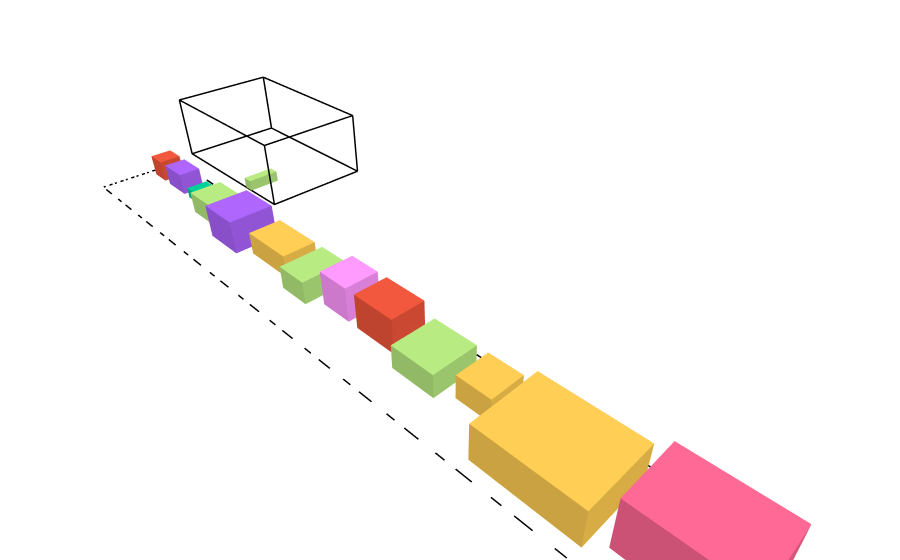

Source (notebook cell):
### Markdown cell above
## **Pengujian 2**

Dalam pengujian kedua, akan digunakan dataset berikut dengan $1$ truk dan $19$ paket.

### Code cell
trucks_2 = [
   Truck("T1", 10, 16, 6, 250)
]
packages_2 = [
   Package("A1", 2, 2, 2, 90, 8, False, 1),
   Package("A2", 2, 3, 2, 85, 10, False, 2),
   Package("A3", 1, 3, 1, 70, 5, True, 1),
   Package("A4", 2, 2, 1, 65, 6, False, 3),
   
   Package("B1", 3, 4, 2, 100, 18, False, 4),
   Package("B2", 4, 4, 3, 110, 22, False, 2),
   Package("B3", 3, 5, 2, 95, 20, True, 3),
   Package("B4", 4, 3, 2, 85, 16, False, 5),
   Package("B5", 3, 3, 3, 90, 19, False, 1),
   
   Package("H1", 3, 4, 3, 160, 45, False, 2),
   Package("H2", 4, 4, 2, 140, 38, False, 6),
   Package("H3", 3, 3, 2, 120, 32, True, 1),
   
   Package("T1", 6, 8, 3, 35, 42, False, 7),
   Package("T2", 5, 7, 4, 30, 38, False, 6),
   
   Package("S1", 1, 1, 1, 25, 2, False, 1),
   Package("S2", 1, 2, 1, 30, 3, False, 2),
   Package("S3", 2, 1, 1, 28, 3, True, 4),
   Package("S4", 1, 1, 2, 20, 2, False, 3),
   Package("S5", 2, 2, 1, 35, 4, False, 5)
]

initial_state_2 = State(packages_2, trucks_2, init="random_feasible")
draw_state(initial_state_2)

### Figure 1 — Plotly figure (JSON) as saved in the notebook; plotly's stock layout.template omitted (floating-point values rounded to 4 significant figures)
{"data": [{"hovertemplate": "%{hovertext}<extra></extra>", "hovertext": ["<b>ID:</b> T1<br><b>Size:</b> 10x16x6<br><b>Max_Capacity:</b> 250<br>", "<b>ID:</b> T1<br><b>Size:</b> 10x16x6<br><b>Max_Capacity:</b> 250<br>", "<b>ID:</b> T1<br><b>Size:</b> 10x16x6<br><b>Max_Capacity:</b> 250<br>", "<b>ID:</b> T1<br><b>Size:</b> 10x16x6<br><b>Max_Capacity:</b> 250<br>", "<b>ID:</b> T1<br><b>Size:</b> 10x16x6<br><b>Max_Capacity:</b> 250<br>", "<b>ID:</b> T1<br><b>Size:</b> 10x16x6<br><b>Max_Capacity:</b> 250<br>", "<b>ID:</b> T1<br><b>Size:</b> 10x16x6<br><b>Max_Capacity:</b> 250<br>", "<b>ID:</b> T1<br><b>Size:</b> 10x16x6<br><b>Max_Capacity:</b> 250<br>", "<b>ID:</b> T1<br><b>Size:</b> 10x16x6<br><b>Max_Capacity:</b> 250<br>", "<b>ID:</b> T1<br><b>Size:</b> 10x16x6<br><b>Max_Capacity:</b> 250<br>", "<b>ID:</b> T1<br><b>Size:</b> 10x16x6<br><b>Max_Capacity:</b> 250<br>", "<b>ID:</b> T1<br><b>Size:</b> 10x16x6<br><b>Max_Capacity:</b> 250<br>", "<b>ID:</b> T1<br><b>Size:</b> 10x16x6<br><b>Max_Capacity:</b> 250<br>", "<b>ID:</b> T1<br><b>Size:</b> 10x16x6<br><b>Max_Capacity:</b> 250<br>", "<b>ID:</b> T1<br><b>Size:</b> 10x16x6<br><b>Max_Capacity:</b> 250<br>", "<b>ID:</b> T1<br><b>Size:</b> 10x16x6<br><b>Max_Capacity:</b> 250<br>", "<b>ID:</b> T1<br><b>Size:</b> 10x16x6<br><b>Max_Capacity:</b> 250<br>", "<b>ID:</b> T1<br><b>Size:</b> 10x16x6<br><b>Max_Capacity:</b> 250<br>", "<b>ID:</b> T1<br><b>Size:</b> 10x16x6<br><b>Max_Capacity:</b> 250<br>", "<b>ID:</b> T1<br><b>Size:</b> 10x16x6<br><b>Max_Capacity:</b> 250<br>", "<b>ID:</b> T1<br><b>Size:</b> 10x16x6<br><b>Max_Capacity:</b> 250<br>", "<b>ID:</b> T1<br><b>Size:</b> 10x16x6<br><b>Max_Capacity:</b> 250<br>", "<b>ID:</b> T1<br><b>Size:</b> 10x16x6<br><b>Max_Capacity:</b> 250<br>", "<b>ID:</b> T1<br><b>Size:</b> 10x16x6<br><b>Max_Capacity:</b> 250<br>"], "line": {"color": "black", "width": 3}, "mode": "lines", "name": "Truck T1", "showlegend": false, "type": "scatter3d", "x": [0, 10, 10, 0, 0, null, 0, 10, 10, 0, 0, null, 0, 0, null, 10, 10, null, 10, 10, null, 0, 0, null], "y": [0, 0, 16, 16, 0, null, 0, 0, 16, 16, 0, null, 0, 0, null, 0, 0, null, 16, 16, null, 16, 16, null], "z": [0, 0, 0, 0, 0, null, 6, 6, 6, 6, 6, null, 0, 6, null, 0, 6, null, 0, 6, null, 0, 6, null]}, {"alphahull": 0, "color": "#B6E880", "flatshading": true, "hovertemplate": "%{hovertext}<extra></extra>", "hovertext": ["<b>ID:</b> A3<br><b>Position:</b> (7, 11, 0)<br><b>Size:</b> 3x1x1<br><b>Value:</b> 70<br><b>Weight:</b> 5<br><b>Is_Fragile:</b> True<br><b>ETA:</b> 1", "<b>ID:</b> A3<br><b>Position:</b> (7, 11, 0)<br><b>Size:</b> 3x1x1<br><b>Value:</b> 70<br><b>Weight:</b> 5<br><b>Is_Fragile:</b> True<br><b>ETA:</b> 1", "<b>ID:</b> A3<br><b>Position:</b> (7, 11, 0)<br><b>Size:</b> 3x1x1<br><b>Value:</b> 70<br><b>Weight:</b> 5<br><b>Is_Fragile:</b> True<br><b>ETA:</b> 1", "<b>ID:</b> A3<br><b>Position:</b> (7, 11, 0)<br><b>Size:</b> 3x1x1<br><b>Value:</b> 70<br><b>Weight:</b> 5<br><b>Is_Fragile:</b> True<br><b>ETA:</b> 1", "<b>ID:</b> A3<br><b>Position:</b> (7, 11, 0)<br><b>Size:</b> 3x1x1<br><b>Value:</b> 70<br><b>Weight:</b> 5<br><b>Is_Fragile:</b> True<br><b>ETA:</b> 1", "<b>ID:</b> A3<br><b>Position:</b> (7, 11, 0)<br><b>Size:</b> 3x1x1<br><b>Value:</b> 70<br><b>Weight:</b> 5<br><b>Is_Fragile:</b> True<br><b>ETA:</b> 1", "<b>ID:</b> A3<br><b>Position:</b> (7, 11, 0)<br><b>Size:</b> 3x1x1<br><b>Value:</b> 70<br><b>Weight:</b> 5<br><b>Is_Fragile:</b> True<br><b>ETA:</b> 1", "<b>ID:</b> A3<br><b>Position:</b> (7, 11, 0)<br><b>Size:</b> 3x1x1<br><b>Value:</b> 70<br><b>Weight:</b> 5<br><b>Is_Fragile:</b> True<br><b>ETA:</b> 1"], "name": "Package A3", "opacity": 1, "showlegend": false, "type": "mesh3d", "x": [7, 10, 10, 7, 7, 10, 10, 7], "y": [11, 11, 12, 12, 11, 11, 12, 12], "z": [0, 0, 0, 0, 1, 1, 1, 1]}, {"alphahull": 0, "color": "#EF553B", "flatshading": true, "hovertemplate": "%{hovertext}<extra></extra>", "hovertext": ["<b>ID:</b> A1<br><b>Position:</b> (1.0, 1, 0)<br><b>Size:</b> 2x2x2<br><b>Value:</b> 90<br><b>Weight:</b> 8<br><b>Is_Fragile:</b> False<br><b>ETA:</b> 1", "<b>ID:</b> A1<br><b>Position:</b> (1.0, 1, 0)<br><b>Size:</b> 2x2x2<br><b>Value:</b> 90<br><b>Weight:</b> 8<br><b>Is_Fragile:</b> False<br><b>ETA:</b> 1", "<b>ID:</b> A1<br><b>Position:</b> (1.0, 1, 0)<br><b>Size:</b> 2x2x2<br><b>Value:</b> 90<br><b>Weight:</b> 8<br><b>Is_Fragile:</b> False<br><b>ETA:</b> 1", "<b>ID:</b> A1<br><b>Position:</b> (1.0, 1, 0)<br><b>Size:</b> 2x2x2<br><b>Value:</b> 90<br><b>Weight:</b> 8<br><b>Is_Fragile:</b> False<br><b>ETA:</b> 1", "<b>ID:</b> A1<br><b>Position:</b> (1.0, 1, 0)<br><b>Size:</b> 2x2x2<br><b>Value:</b> 90<br><b>Weight:</b> 8<br><b>Is_Fragile:</b> False<br><b>ETA:</b> 1", "<b>ID:</b> A1<br><b>Position:</b> (1.0, 1, 0)<br><b>Size:</b> 2x2x2<br><b>Value:</b> 90<br><b>Weight:</b> 8<br><b>Is_Fragile:</b> False<br><b>ETA:</b> 1", "<b>ID:</b> A1<br><b>Position:</b> (1.0, 1, 0)<br><b>Size:</b> 2x2x2<br><b>Value:</b> 90<br><b>Weight:</b> 8<br><b>Is_Fragile:</b> False<br><b>ETA:</b> 1", "<b>ID:</b> A1<br><b>Position:</b> (1.0, 1, 0)<br><b>Size:</b> 2x2x2<br><b>Value:</b> 90<br><b>Weight:</b> 8<br><b>Is_Fragile:</b> False<br><b>ETA:</b> 1"], "name": "Package A1", "opacity": 1, "showlegend": false, "type": "mesh3d", "x": [13, 15, 15, 13, 13, 15, 15, 13], "y": [2, 2, 4, 4, 2, 2, 4, 4], "z": [0, 0, 0, 0, 2, 2, 2, 2]}, {"alphahull": 0, "color": "#AB63FA", "flatshading": true, "hovertemplate": "%{hovertext}<extra></extra>", "hovertext": ["<b>ID:</b> A2<br><b>Position:</b> (1.0, 4, 0)<br><b>Size:</b> 2x3x2<br><b>Value:</b> 85<br><b>Weight:</b> 10<br><b>Is_Fragile:</b> False<br><b>ETA:</b> 2", "<b>ID:</b> A2<br><b>Position:</b> (1.0, 4, 0)<br><b>Size:</b> 2x3x2<br><b>Value:</b> 85<br><b>Weight:</b> 10<br><b>Is_Fragile:</b> False<br><b>ETA:</b> 2", "<b>ID:</b> A2<br><b>Position:</b> (1.0, 4, 0)<br><b>Size:</b> 2x3x2<br><b>Value:</b> 85<br><b>Weight:</b> 10<br><b>Is_Fragile:</b> False<br><b>ETA:</b> 2", "<b>ID:</b> A2<br><b>Position:</b> (1.0, 4, 0)<br><b>Size:</b> 2x3x2<br><b>Value:</b> 85<br><b>Weight:</b> 10<br><b>Is_Fragile:</b> False<br><b>ETA:</b> 2", "<b>ID:</b> A2<br><b>Position:</b> (1.0, 4, 0)<br><b>Size:</b> 2x3x2<br><b>Value:</b> 85<br><b>Weight:</b> 10<br><b>Is_Fragile:</b> False<br><b>ETA:</b> 2", "<b>ID:</b> A2<br><b>Position:</b> (1.0, 4, 0)<br><b>Size:</b> 2x3x2<br><b>Value:</b> 85<br><b>Weight:</b> 10<br><b>Is_Fragile:</b> False<br><b>ETA:</b> 2", "<b>ID:</b> A2<br><b>Position:</b> (1.0, 4, 0)<br><b>Size:</b> 2x3x2<br><b>Value:</b> 85<br><b>Weight:</b> 10<br><b>Is_Fragile:</b> False<br><b>ETA:</b> 2", "<b>ID:</b> A2<br><b>Position:</b> (1.0, 4, 0)<br><b>Size:</b> 2x3x2<br><b>Value:</b> 85<br><b>Weight:</b> 10<br><b>Is_Fragile:</b> False<br><b>ETA:</b> 2"], "name": "Package A2", "opacity": 1, "showlegend": false, "type": "mesh3d", "x": [13, 15, 15, 13, 13, 15, 15, 13], "y": [5, 5, 8, 8, 5, 5, 8, 8], "z": [0, 0, 0, 0, 2, 2, 2, 2]}, {"alphahull": 0, "color": "#00CC96", "flatshading": true, "hovertemplate": "%{hovertext}<extra></extra>", "hovertext": ["<b>ID:</b> A4<br><b>Position:</b> (1.0, 8, 0)<br><b>Size:</b> 2x2x1<br><b>Value:</b> 65<br><b>Weight:</b> 6<br><b>Is_Fragile:</b> False<br><b>ETA:</b> 3", "<b>ID:</b> A4<br><b>Position:</b> (1.0, 8, 0)<br><b>Size:</b> 2x2x1<br><b>Value:</b> 65<br><b>Weight:</b> 6<br><b>Is_Fragile:</b> False<br><b>ETA:</b> 3", "<b>ID:</b> A4<br><b>Position:</b> (1.0, 8, 0)<br><b>Size:</b> 2x2x1<br><b>Value:</b> 65<br><b>Weight:</b> 6<br><b>Is_Fragile:</b> False<br><b>ETA:</b> 3", "<b>ID:</b> A4<br><b>Position:</b> (1.0, 8, 0)<br><b>Size:</b> 2x2x1<br><b>Value:</b> 65<br><b>Weight:</b> 6<br><b>Is_Fragile:</b> False<br><b>ETA:</b> 3", "<b>ID:</b> A4<br><b>Position:</b> (1.0, 8, 0)<br><b>Size:</b> 2x2x1<br><b>Value:</b> 65<br><b>Weight:</b> 6<br><b>Is_Fragile:</b> False<br><b>ETA:</b> 3", "<b>ID:</b> A4<br><b>Position:</b> (1.0, 8, 0)<br><b>Size:</b> 2x2x1<br><b>Value:</b> 65<br><b>Weight:</b> 6<br><b>Is_Fragile:</b> False<br><b>ETA:</b> 3", "<b>ID:</b> A4<br><b>Position:</b> (1.0, 8, 0)<br><b>Size:</b> 2x2x1<br><b>Value:</b> 65<br><b>Weight:</b> 6<br><b>Is_Fragile:</b> False<br><b>ETA:</b> 3", "<b>ID:</b> A4<br><b>Position:</b> (1.0, 8, 0)<br><b>Size:</b> 2x2x1<br><b>Value:</b> 65<br><b>Weight:</b> 6<br><b>Is_Fragile:</b> False<br><b>ETA:</b> 3"], "name": "Package A4", "opacity": 1, "showlegend": false, "type": "mesh3d", "x": [13, 15, 15, 13, 13, 15, 15, 13], "y": [9, 9, 11, 11, 9, 9, 11, 11], "z": [0, 0, 0, 0, 1, 1, 1, 1]}, {"alphahull": 0, "color": "#B6E880", "flatshading": true, "hovertemplate": "%{hovertext}<extra></extra>", "hovertext": ["<b>ID:</b> B1<br><b>Position:</b> (1.0, 11, 0)<br><b>Size:</b> 3x4x2<br><b>Value:</b> 100<br><b>Weight:</b> 18<br><b>Is_Fragile:</b> False<br><b>ETA:</b> 4", "<b>ID:</b> B1<br><b>Position:</b> (1.0, 11, 0)<br><b>Size:</b> 3x4x2<br><b>Value:</b> 100<br><b>Weight:</b> 18<br><b>Is_Fragile:</b> False<br><b>ETA:</b> 4", "<b>ID:</b> B1<br><b>Position:</b> (1.0, 11, 0)<br><b>Size:</b> 3x4x2<br><b>Value:</b> 100<br><b>Weight:</b> 18<br><b>Is_Fragile:</b> False<br><b>ETA:</b> 4", "<b>ID:</b> B1<br><b>Position:</b> (1.0, 11, 0)<br><b>Size:</b> 3x4x2<br><b>Value:</b> 100<br><b>Weight:</b> 18<br><b>Is_Fragile:</b> False<br><b>ETA:</b> 4", "<b>ID:</b> B1<br><b>Position:</b> (1.0, 11, 0)<br><b>Size:</b> 3x4x2<br><b>Value:</b> 100<br><b>Weight:</b> 18<br><b>Is_Fragile:</b> False<br><b>ETA:</b> 4", "<b>ID:</b> B1<br><b>Position:</b> (1.0, 11, 0)<br><b>Size:</b> 3x4x2<br><b>Value:</b> 100<br><b>Weight:</b> 18<br><b>Is_Fragile:</b> False<br><b>ETA:</b> 4", "<b>ID:</b> B1<br><b>Position:</b> (1.0, 11, 0)<br><b>Size:</b> 3x4x2<br><b>Value:</b> 100<br><b>Weight:</b> 18<br><b>Is_Fragile:</b> False<br><b>ETA:</b> 4", "<b>ID:</b> B1<br><b>Position:</b> (1.0, 11, 0)<br><b>Size:</b> 3x4x2<br><b>Value:</b> 100<br><b>Weight:</b> 18<br><b>Is_Fragile:</b> False<br><b>ETA:</b> 4"], "name": "Package B1", "opacity": 1, "showlegend": false, "type": "mesh3d", "x": [13, 16, 16, 13, 13, 16, 16, 13], "y": [12, 12, 16, 16, 12, 12, 16, 16], "z": [0, 0, 0, 0, 2, 2, 2, 2]}, {"alphahull": 0, "color": "#AB63FA", "flatshading": true, "hovertemplate": "%{hovertext}<extra></extra>", "hovertext": ["<b>ID:</b> B2<br><b>Position:</b> (1.0, 16, 0)<br><b>Size:</b> 4x4x3<br><b>Value:</b> 110<br><b>Weight:</b> 22<br><b>Is_Fragile:</b> False<br><b>ETA:</b> 2", "<b>ID:</b> B2<br><b>Position:</b> (1.0, 16, 0)<br><b>Size:</b> 4x4x3<br><b>Value:</b> 110<br><b>Weight:</b> 22<br><b>Is_Fragile:</b> False<br><b>ETA:</b> 2", "<b>ID:</b> B2<br><b>Position:</b> (1.0, 16, 0)<br><b>Size:</b> 4x4x3<br><b>Value:</b> 110<br><b>Weight:</b> 22<br><b>Is_Fragile:</b> False<br><b>ETA:</b> 2", "<b>ID:</b> B2<br><b>Position:</b> (1.0, 16, 0)<br><b>Size:</b> 4x4x3<br><b>Value:</b> 110<br><b>Weight:</b> 22<br><b>Is_Fragile:</b> False<br><b>ETA:</b> 2", "<b>ID:</b> B2<br><b>Position:</b> (1.0, 16, 0)<br><b>Size:</b> 4x4x3<br><b>Value:</b> 110<br><b>Weight:</b> 22<br><b>Is_Fragile:</b> False<br><b>ETA:</b> 2", "<b>ID:</b> B2<br><b>Position:</b> (1.0, 16, 0)<br><b>Size:</b> 4x4x3<br><b>Value:</b> 110<br><b>Weight:</b> 22<br><b>Is_Fragile:</b> False<br><b>ETA:</b> 2", "<b>ID:</b> B2<br><b>Position:</b> (1.0, 16, 0)<br><b>Size:</b> 4x4x3<br><b>Value:</b> 110<br><b>Weight:</b> 22<br><b>Is_Fragile:</b> False<br><b>ETA:</b> 2", "<b>ID:</b> B2<br><b>Position:</b> (1.0, 16, 0)<br><b>Size:</b> 4x4x3<br><b>Value:</b> 110<br><b>Weight:</b> 22<br><b>Is_Fragile:</b> False<br><b>ETA:</b> 2"], "name": "Package B2", "opacity": 1, "showlegend": false, "type": "mesh3d", "x": [13, 17, 17, 13, 13, 17, 17, 13], "y": [17, 17, 21, 21, 17, 17, 21, 21], "z": [0, 0, 0, 0, 3, 3, 3, 3]}, {"alphahull": 0, "color": "#FECB52", "flatshading": true, "hovertemplate": "%{hovertext}<extra></extra>", "hovertext": ["<b>ID:</b> B3<br><b>Position:</b> (1.0, 21, 0)<br><b>Size:</b> 3x5x2<br><b>Value:</b> 95<br><b>Weight:</b> 20<br><b>Is_Fragile:</b> True<br><b>ETA:</b> 3", "<b>ID:</b> B3<br><b>Position:</b> (1.0, 21, 0)<br><b>Size:</b> 3x5x2<br><b>Value:</b> 95<br><b>Weight:</b> 20<br><b>Is_Fragile:</b> True<br><b>ETA:</b> 3", "<b>ID:</b> B3<br><b>Position:</b> (1.0, 21, 0)<br><b>Size:</b> 3x5x2<br><b>Value:</b> 95<br><b>Weight:</b> 20<br><b>Is_Fragile:</b> True<br><b>ETA:</b> 3", "<b>ID:</b> B3<br><b>Position:</b> (1.0, 21, 0)<br><b>Size:</b> 3x5x2<br><b>Value:</b> 95<br><b>Weight:</b> 20<br><b>Is_Fragile:</b> True<br><b>ETA:</b> 3", "<b>ID:</b> B3<br><b>Position:</b> (1.0, 21, 0)<br><b>Size:</b> 3x5x2<br><b>Value:</b> 95<br><b>Weight:</b> 20<br><b>Is_Fragile:</b> True<br><b>ETA:</b> 3", "<b>ID:</b> B3<br><b>Position:</b> (1.0, 21, 0)<br><b>Size:</b> 3x5x2<br><b>Value:</b> 95<br><b>Weight:</b> 20<br><b>Is_Fragile:</b> True<br><b>ETA:</b> 3", "<b>ID:</b> B3<br><b>Position:</b> (1.0, 21, 0)<br><b>Size:</b> 3x5x2<br><b>Value:</b> 95<br><b>Weight:</b> 20<br><b>Is_Fragile:</b> True<br><b>ETA:</b> 3", "<b>ID:</b> B3<br><b>Position:</b> (1.0, 21, 0)<br><b>Size:</b> 3x5x2<br><b>Value:</b> 95<br><b>Weight:</b> 20<br><b>Is_Fragile:</b> True<br><b>ETA:</b> 3"], "name": "Package B3", "opacity": 1, "showlegend": false, "type": "mesh3d", "x": [13, 16, 16, 13, 13, 16, 16, 13], "y": [22, 22, 27, 27, 22, 22, 27, 27], "z": [0, 0, 0, 0, 2, 2, 2, 2]}, {"alphahull": 0, "color": "#B6E880", "flatshading": true, "hovertemplate": "%{hovertext}<extra></extra>", "hovertext": ["<b>ID:</b> B4<br><b>Position:</b> (1.0, 27, 0)<br><b>Size:</b> 4x3x2<br><b>Value:</b> 85<br><b>Weight:</b> 16<br><b>Is_Fragile:</b> False<br><b>ETA:</b> 5", "<b>ID:</b> B4<br><b>Position:</b> (1.0, 27, 0)<br><b>Size:</b> 4x3x2<br><b>Value:</b> 85<br><b>Weight:</b> 16<br><b>Is_Fragile:</b> False<br><b>ETA:</b> 5", "<b>ID:</b> B4<br><b>Position:</b> (1.0, 27, 0)<br><b>Size:</b> 4x3x2<br><b>Value:</b> 85<br><b>Weight:</b> 16<br><b>Is_Fragile:</b> False<br><b>ETA:</b> 5", "<b>ID:</b> B4<br><b>Position:</b> (1.0, 27, 0)<br><b>Size:</b> 4x3x2<br><b>Value:</b> 85<br><b>Weight:</b> 16<br><b>Is_Fragile:</b> False<br><b>ETA:</b> 5", "<b>ID:</b> B4<br><b>Position:</b> (1.0, 27, 0)<br><b>Size:</b> 4x3x2<br><b>Value:</b> 85<br><b>Weight:</b> 16<br><b>Is_Fragile:</b> False<br><b>ETA:</b> 5", "<b>ID:</b> B4<br><b>Position:</b> (1.0, 27, 0)<br><b>Size:</b> 4x3x2<br><b>Value:</b> 85<br><b>Weight:</b> 16<br><b>Is_Fragile:</b> False<br><b>ETA:</b> 5", "<b>ID:</b> B4<br><b>Position:</b> (1.0, 27, 0)<br><b>Size:</b> 4x3x2<br><b>Value:</b> 85<br><b>Weight:</b> 16<br><b>Is_Fragile:</b> False<br><b>ETA:</b> 5", "<b>ID:</b> B4<br><b>Position:</b> (1.0, 27, 0)<br><b>Size:</b> 4x3x2<br><b>Value:</b> 85<br><b>Weight:</b> 16<br><b>Is_Fragile:</b> False<br><b>ETA:</b> 5"], "name": "Package B4", "opacity": 1, "showlegend": false, "type": "mesh3d", "x": [13, 17, 17, 13, 13, 17, 17, 13], "y": [28, 28, 31, 31, 28, 28, 31, 31], "z": [0, 0, 0, 0, 2, 2, 2, 2]}, {"alphahull": 0, "color": "#FF97FF", "flatshading": true, "hovertemplate": "%{hovertext}<extra></extra>", "hovertext": ["<b>ID:</b> B5<br><b>Position:</b> (1.0, 31, 0)<br><b>Size:</b> 3x3x3<br><b>Value:</b> 90<br><b>Weight:</b> 19<br><b>Is_Fragile:</b> False<br><b>ETA:</b> 1", "<b>ID:</b> B5<br><b>Position:</b> (1.0, 31, 0)<br><b>Size:</b> 3x3x3<br><b>Value:</b> 90<br><b>Weight:</b> 19<br><b>Is_Fragile:</b> False<br><b>ETA:</b> 1", "<b>ID:</b> B5<br><b>Position:</b> (1.0, 31, 0)<br><b>Size:</b> 3x3x3<br><b>Value:</b> 90<br><b>Weight:</b> 19<br><b>Is_Fragile:</b> False<br><b>ETA:</b> 1", "<b>ID:</b> B5<br><b>Position:</b> (1.0, 31, 0)<br><b>Size:</b> 3x3x3<br><b>Value:</b> 90<br><b>Weight:</b> 19<br><b>Is_Fragile:</b> False<br><b>ETA:</b> 1", "<b>ID:</b> B5<br><b>Position:</b> (1.0, 31, 0)<br><b>Size:</b> 3x3x3<br><b>Value:</b> 90<br><b>Weight:</b> 19<br><b>Is_Fragile:</b> False<br><b>ETA:</b> 1", "<b>ID:</b> B5<br><b>Position:</b> (1.0, 31, 0)<br><b>Size:</b> 3x3x3<br><b>Value:</b> 90<br><b>Weight:</b> 19<br><b>Is_Fragile:</b> False<br><b>ETA:</b> 1", "<b>ID:</b> B5<br><b>Position:</b> (1.0, 31, 0)<br><b>Size:</b> 3x3x3<br><b>Value:</b> 90<br><b>Weight:</b> 19<br><b>Is_Fragile:</b> False<br><b>ETA:</b> 1", "<b>ID:</b> B5<br><b>Position:</b> (1.0, 31, 0)<br><b>Size:</b> 3x3x3<br><b>Value:</b> 90<br><b>Weight:</b> 19<br><b>Is_Fragile:</b> False<br><b>ETA:</b> 1"], "name": "Package B5", "opacity": 1, "showlegend": false, "type": "mesh3d", "x": [13, 16, 16, 13, 13, 16, 16, 13], "y": [32, 32, 35, 35, 32, 32, 35, 35], "z": [0, 0, 0, 0, 3, 3, 3, 3]}, {"alphahull": 0, "color": "#EF553B", "flatshading": true, "hovertemplate": "%{hovertext}<extra></extra>", "hovertext": ["<b>ID:</b> H1<br><b>Position:</b> (1.0, 35, 0)<br><b>Size:</b> 3x4x3<br><b>Value:</b> 160<br><b>Weight:</b> 45<br><b>Is_Fragile:</b> False<br><b>ETA:</b> 2", "<b>ID:</b> H1<br><b>Position:</b> (1.0, 35, 0)<br><b>Size:</b> 3x4x3<br><b>Value:</b> 160<br><b>Weight:</b> 45<br><b>Is_Fragile:</b> False<br><b>ETA:</b> 2", "<b>ID:</b> H1<br><b>Position:</b> (1.0, 35, 0)<br><b>Size:</b> 3x4x3<br><b>Value:</b> 160<br><b>Weight:</b> 45<br><b>Is_Fragile:</b> False<br><b>ETA:</b> 2", "<b>ID:</b> H1<br><b>Position:</b> (1.0, 35, 0)<br><b>Size:</b> 3x4x3<br><b>Value:</b> 160<br><b>Weight:</b> 45<br><b>Is_Fragile:</b> False<br><b>ETA:</b> 2", "<b>ID:</b> H1<br><b>Position:</b> (1.0, 35, 0)<br><b>Size:</b> 3x4x3<br><b>Value:</b> 160<br><b>Weight:</b> 45<br><b>Is_Fragile:</b> False<br><b>ETA:</b> 2", "<b>ID:</b> H1<br><b>Position:</b> (1.0, 35, 0)<br><b>Size:</b> 3x4x3<br><b>Value:</b> 160<br><b>Weight:</b> 45<br><b>Is_Fragile:</b> False<br><b>ETA:</b> 2", "<b>ID:</b> H1<br><b>Position:</b> (1.0, 35, 0)<br><b>Size:</b> 3x4x3<br><b>Value:</b> 160<br><b>Weight:</b> 45<br><b>Is_Fragile:</b> False<br><b>ETA:</b> 2", "<b>ID:</b> H1<br><b>Position:</b> (1.0, 35, 0)<br><b>Size:</b> 3x4x3<br><b>Value:</b> 160<br><b>Weight:</b> 45<br><b>Is_Fragile:</b> False<br><b>ETA:</b> 2"], "name": "Package H1", "opacity": 1, "showlegend": false, "type": "mesh3d", "x": [13, 16, 16, 13, 13, 16, 16, 13], "y": [36, 36, 40, 40, 36, 36, 40, 40], "z": [0, 0, 0, 0, 3, 3, 3, 3]}, {"alphahull": 0, "color": "#B6E880", "flatshading": true, "hovertemplate": "%{hovertext}<extra></extra>", "hovertext": ["<b>ID:</b> H2<br><b>Position:</b> (1.0, 40, 0)<br><b>Size:</b> 4x4x2<br><b>Value:</b> 140<br><b>Weight:</b> 38<br><b>Is_Fragile:</b> False<br><b>ETA:</b> 6", "<b>ID:</b> H2<br><b>Position:</b> (1.0, 40, 0)<br><b>Size:</b> 4x4x2<br><b>Value:</b> 140<br><b>Weight:</b> 38<br><b>Is_Fragile:</b> False<br><b>ETA:</b> 6", "<b>ID:</b> H2<br><b>Position:</b> (1.0, 40, 0)<br><b>Size:</b> 4x4x2<br><b>Value:</b> 140<br><b>Weight:</b> 38<br><b>Is_Fragile:</b> False<br><b>ETA:</b> 6", "<b>ID:</b> H2<br><b>Position:</b> (1.0, 40, 0)<br><b>Size:</b> 4x4x2<br><b>Value:</b> 140<br><b>Weight:</b> 38<br><b>Is_Fragile:</b> False<br><b>ETA:</b> 6", "<b>ID:</b> H2<br><b>Position:</b> (1.0, 40, 0)<br><b>Size:</b> 4x4x2<br><b>Value:</b> 140<br><b>Weight:</b> 38<br><b>Is_Fragile:</b> False<br><b>ETA:</b> 6", "<b>ID:</b> H2<br><b>Position:</b> (1.0, 40, 0)<br><b>Size:</b> 4x4x2<br><b>Value:</b> 140<br><b>Weight:</b> 38<br><b>Is_Fragile:</b> False<br><b>ETA:</b> 6", "<b>ID:</b> H2<br><b>Position:</b> (1.0, 40, 0)<br><b>Size:</b> 4x4x2<br><b>Value:</b> 140<br><b>Weight:</b> 38<br><b>Is_Fragile:</b> False<br><b>ETA:</b> 6", "<b>ID:</b> H2<br><b>Position:</b> (1.0, 40, 0)<br><b>Size:</b> 4x4x2<br><b>Value:</b> 140<br><b>Weight:</b> 38<br><b>Is_Fragile:</b> False<br><b>ETA:</b> 6"], "name": "Package H2", "opacity": 1, "showlegend": false, "type": "mesh3d", "x": [13, 17, 17, 13, 13, 17, 17, 13], "y": [41, 41, 45, 45, 41, 41, 45, 45], "z": [0, 0, 0, 0, 2, 2, 2, 2]}, {"alphahull": 0, "color": "#FECB52", "flatshading": true, "hovertemplate": "%{hovertext}<extra></extra>", "hovertext": ["<b>ID:</b> H3<br><b>Position:</b> (1.0, 45, 0)<br><b>Size:</b> 3x3x2<br><b>Value:</b> 120<br><b>Weight:</b> 32<br><b>Is_Fragile:</b> True<br><b>ETA:</b> 1", "<b>ID:</b> H3<br><b>Position:</b> (1.0, 45, 0)<br><b>Size:</b> 3x3x2<br><b>Value:</b> 120<br><b>Weight:</b> 32<br><b>Is_Fragile:</b> True<br><b>ETA:</b> 1", "<b>ID:</b> H3<br><b>Position:</b> (1.0, 45, 0)<br><b>Size:</b> 3x3x2<br><b>Value:</b> 120<br><b>Weight:</b> 32<br><b>Is_Fragile:</b> True<br><b>ETA:</b> 1", "<b>ID:</b> H3<br><b>Position:</b> (1.0, 45, 0)<br><b>Size:</b> 3x3x2<br><b>Value:</b> 120<br><b>Weight:</b> 32<br><b>Is_Fragile:</b> True<br><b>ETA:</b> 1", "<b>ID:</b> H3<br><b>Position:</b> (1.0, 45, 0)<br><b>Size:</b> 3x3x2<br><b>Value:</b> 120<br><b>Weight:</b> 32<br><b>Is_Fragile:</b> True<br><b>ETA:</b> 1", "<b>ID:</b> H3<br><b>Position:</b> (1.0, 45, 0)<br><b>Size:</b> 3x3x2<br><b>Value:</b> 120<br><b>Weight:</b> 32<br><b>Is_Fragile:</b> True<br><b>ETA:</b> 1", "<b>ID:</b> H3<br><b>Position:</b> (1.0, 45, 0)<br><b>Size:</b> 3x3x2<br><b>Value:</b> 120<br><b>Weight:</b> 32<br><b>Is_Fragile:</b> True<br><b>ETA:</b> 1", "<b>ID:</b> H3<br><b>Position:</b> (1.0, 45, 0)<br><b>Size:</b> 3x3x2<br><b>Value:</b> 120<br><b>Weight:</b> 32<br><b>Is_Fragile:</b> True<br><b>ETA:</b> 1"], "name": "Package H3", "opacity": 1, "showlegend": false, "type": "mesh3d", "x": [13, 16, 16, 13, 13, 16, 16, 13], "y": [46, 46, 49, 49, 46, 46, 49, 49], "z": [0, 0, 0, 0, 2, 2, 2, 2]}, {"alphahull": 0, "color": "#FECB52", "flatshading": true, "hovertemplate": "%{hovertext}<extra></extra>", "hovertext": ["<b>ID:</b> T1<br><b>Position:</b> (1.0, 49, 0)<br><b>Size:</b> 6x8x3<br><b>Value:</b> 35<br><b>Weight:</b> 42<br><b>Is_Fragile:</b> False<br><b>ETA:</b> 7", "<b>ID:</b> T1<br><b>Position:</b> (1.0, 49, 0)<br><b>Size:</b> 6x8x3<br><b>Value:</b> 35<br><b>Weight:</b> 42<br><b>Is_Fragile:</b> False<br><b>ETA:</b> 7", "<b>ID:</b> T1<br><b>Position:</b> (1.0, 49, 0)<br><b>Size:</b> 6x8x3<br><b>Value:</b> 35<br><b>Weight:</b> 42<br><b>Is_Fragile:</b> False<br><b>ETA:</b> 7", "<b>ID:</b> T1<br><b>Position:</b> (1.0, 49, 0)<br><b>Size:</b> 6x8x3<br><b>Value:</b> 35<br><b>Weight:</b> 42<br><b>Is_Fragile:</b> False<br><b>ETA:</b> 7", "<b>ID:</b> T1<br><b>Position:</b> (1.0, 49, 0)<br><b>Size:</b> 6x8x3<br><b>Value:</b> 35<br><b>Weight:</b> 42<br><b>Is_Fragile:</b> False<br><b>ETA:</b> 7", "<b>ID:</b> T1<br><b>Position:</b> (1.0, 49, 0)<br><b>Size:</b> 6x8x3<br><b>Value:</b> 35<br><b>Weight:</b> 42<br><b>Is_Fragile:</b> False<br><b>ETA:</b> 7", "<b>ID:</b> T1<br><b>Position:</b> (1.0, 49, 0)<br><b>Size:</b> 6x8x3<br><b>Value:</b> 35<br><b>Weight:</b> 42<br><b>Is_Fragile:</b> False<br><b>ETA:</b> 7", "<b>ID:</b> T1<br><b>Position:</b> (1.0, 49, 0)<br><b>Size:</b> 6x8x3<br><b>Value:</b> 35<br><b>Weight:</b> 42<br><b>Is_Fragile:</b> False<br><b>ETA:</b> 7"], "name": "Package T1", "opacity": 1, "showlegend": false, "type": "mesh3d", "x": [13, 19, 19, 13, 13, 19, 19, 13], "y": [50, 50, 58, 58, 50, 50, 58, 58], "z": [0, 0, 0, 0, 3, 3, 3, 3]}, {"alphahull": 0, "color": "#FF6692", "flatshading": true, "hovertemplate": "%{hovertext}<extra></extra>", "hovertext": ["<b>ID:</b> T2<br><b>Position:</b> (1.0, 58, 0)<br><b>Size:</b> 5x7x4<br><b>Value:</b> 30<br><b>Weight:</b> 38<br><b>Is_Fragile:</b> False<br><b>ETA:</b> 6", "<b>ID:</b> T2<br><b>Position:</b> (1.0, 58, 0)<br><b>Size:</b> 5x7x4<br><b>Value:</b> 30<br><b>Weight:</b> 38<br><b>Is_Fragile:</b> False<br><b>ETA:</b> 6", "<b>ID:</b> T2<br><b>Position:</b> (1.0, 58, 0)<br><b>Size:</b> 5x7x4<br><b>Value:</b> 30<br><b>Weight:</b> 38<br><b>Is_Fragile:</b> False<br><b>ETA:</b> 6", "<b>ID:</b> T2<br><b>Position:</b> (1.0, 58, 0)<br><b>Size:</b> 5x7x4<br><b>Value:</b> 30<br><b>Weight:</b> 38<br><b>Is_Fragile:</b> False<br><b>ETA:</b> 6", "<b>ID:</b> T2<br><b>Position:</b> (1.0, 58, 0)<br><b>Size:</b> 5x7x4<br><b>Value:</b> 30<br><b>Weight:</b> 38<br><b>Is_Fragile:</b> False<br><b>ETA:</b> 6", "<b>ID:</b> T2<br><b>Position:</b> (1.0, 58, 0)<br><b>Size:</b> 5x7x4<br><b>Value:</b> 30<br><b>Weight:</b> 38<br><b>Is_Fragile:</b> False<br><b>ETA:</b> 6", "<b>ID:</b> T2<br><b>Position:</b> (1.0, 58, 0)<br><b>Size:</b> 5x7x4<br><b>Value:</b> 30<br><b>Weight:</b> 38<br><b>Is_Fragile:</b> False<br><b>ETA:</b> 6", "<b>ID:</b> T2<br><b>Position:</b> (1.0, 58, 0)<br><b>Size:</b> 5x7x4<br><b>Value:</b> 30<br><b>Weight:</b> 38<br><b>Is_Fragile:</b> False<br><b>ETA:</b> 6"], "name": "Package T2", "opacity": 1, "showlegend": false, "type": "mesh3d", "x": [13, 18, 18, 13, 13, 18, 18, 13], "y": [59, 59, 66, 66, 59, 59, 66, 66], "z": [0, 0, 0, 0, 4, 4, 4, 4]}, {"alphahull": 0, "color": "#EF553B", "flatshading": true, "hovertemplate": "%{hovertext}<extra></extra>", "hovertext": ["<b>ID:</b> S1<br><b>Position:</b> (1.0, 66, 0)<br><b>Size:</b> 1x1x1<br><b>Value:</b> 25<br><b>Weight:</b> 2<br><b>Is_Fragile:</b> False<br><b>ETA:</b> 1", "<b>ID:</b> S1<br><b>Position:</b> (1.0, 66, 0)<br><b>Size:</b> 1x1x1<br><b>Value:</b> 25<br><b>Weight:</b> 2<br><b>Is_Fragile:</b> False<br><b>ETA:</b> 1", "<b>ID:</b> S1<br><b>Position:</b> (1.0, 66, 0)<br><b>Size:</b> 1x1x1<br><b>Value:</b> 25<br><b>Weight:</b> 2<br><b>Is_Fragile:</b> False<br><b>ETA:</b> 1", "<b>ID:</b> S1<br><b>Position:</b> (1.0, 66, 0)<br><b>Size:</b> 1x1x1<br><b>Value:</b> 25<br><b>Weight:</b> 2<br><b>Is_Fragile:</b> False<br><b>ETA:</b> 1", "<b>ID:</b> S1<br><b>Position:</b> (1.0, 66, 0)<br><b>Size:</b> 1x1x1<br><b>Value:</b> 25<br><b>Weight:</b> 2<br><b>Is_Fragile:</b> False<br><b>ETA:</b> 1", "<b>ID:</b> S1<br><b>Position:</b> (1.0, 66, 0)<br><b>Size:</b> 1x1x1<br><b>Value:</b> 25<br><b>Weight:</b> 2<br><b>Is_Fragile:</b> False<br><b>ETA:</b> 1", "<b>ID:</b> S1<br><b>Position:</b> (1.0, 66, 0)<br><b>Size:</b> 1x1x1<br><b>Value:</b> 25<br><b>Weight:</b> 2<br><b>Is_Fragile:</b> False<br><b>ETA:</b> 1", "<b>ID:</b> S1<br><b>Position:</b> (1.0, 66, 0)<br><b>Size:</b> 1x1x1<br><b>Value:</b> 25<br><b>Weight:</b> 2<br><b>Is_Fragile:</b> False<br><b>ETA:</b> 1"], "name": "Package S1", "opacity": 1, "showlegend": false, "type": "mesh3d", "x": [13, 14, 14, 13, 13, 14, 14, 13], "y": [67, 67, 68, 68, 67, 67, 68, 68], "z": [0, 0, 0, 0, 1, 1, 1, 1]}, {"alphahull": 0, "color": "#B6E880", "flatshading": true, "hovertemplate": "%{hovertext}<extra></extra>", "hovertext": ["<b>ID:</b> S2<br><b>Position:</b> (1.0, 68, 0)<br><b>Size:</b> 1x2x1<br><b>Value:</b> 30<br><b>Weight:</b> 3<br><b>Is_Fragile:</b> False<br><b>ETA:</b> 2", "<b>ID:</b> S2<br><b>Position:</b> (1.0, 68, 0)<br><b>Size:</b> 1x2x1<br><b>Value:</b> 30<br><b>Weight:</b> 3<br><b>Is_Fragile:</b> False<br><b>ETA:</b> 2", "<b>ID:</b> S2<br><b>Position:</b> (1.0, 68, 0)<br><b>Size:</b> 1x2x1<br><b>Value:</b> 30<br><b>Weight:</b> 3<br><b>Is_Fragile:</b> False<br><b>ETA:</b> 2", "<b>ID:</b> S2<br><b>Position:</b> (1.0, 68, 0)<br><b>Size:</b> 1x2x1<br><b>Value:</b> 30<br><b>Weight:</b> 3<br><b>Is_Fragile:</b> False<br><b>ETA:</b> 2", "<b>ID:</b> S2<br><b>Position:</b> (1.0, 68, 0)<br><b>Size:</b> 1x2x1<br><b>Value:</b> 30<br><b>Weight:</b> 3<br><b>Is_Fragile:</b> False<br><b>ETA:</b> 2", "<b>ID:</b> S2<br><b>Position:</b> (1.0, 68, 0)<br><b>Size:</b> 1x2x1<br><b>Value:</b> 30<br><b>Weight:</b> 3<br><b>Is_Fragile:</b> False<br><b>ETA:</b> 2", "<b>ID:</b> S2<br><b>Position:</b> (1.0, 68, 0)<br><b>Size:</b> 1x2x1<br><b>Value:</b> 30<br><b>Weight:</b> 3<br><b>Is_Fragile:</b> False<br><b>ETA:</b> 2", "<b>ID:</b> S2<br><b>Position:</b> (1.0, 68, 0)<br><b>Size:</b> 1x2x1<br><b>Value:</b> 30<br><b>Weight:</b> 3<br><b>Is_Fragile:</b> False<br><b>ETA:</b> 2"], "name": "Package S2", "opacity": 1, "showlegend": false, "type": "mesh3d", "x": [13, 14, 14, 13, 13, 14, 14, 13], "y": [69, 69, 71, 71, 69, 69, 71, 71], "z": [0, 0, 0, 0, 1, 1, 1, 1]}, {"alphahull": 0, "color": "#B6E880", "flatshading": true, "hovertemplate": "%{hovertext}<extra></extra>", "hovertext": ["<b>ID:</b> S3<br><b>Position:</b> (1.0, 71, 0)<br><b>Size:</b> 2x1x1<br><b>Value:</b> 28<br><b>Weight:</b> 3<br><b>Is_Fragile:</b> True<br><b>ETA:</b> 4", "<b>ID:</b> S3<br><b>Position:</b> (1.0, 71, 0)<br><b>Size:</b> 2x1x1<br><b>Value:</b> 28<br><b>Weight:</b> 3<br><b>Is_Fragile:</b> True<br><b>ETA:</b> 4", "<b>ID:</b> S3<br><b>Position:</b> (1.0, 71, 0)<br><b>Size:</b> 2x1x1<br><b>Value:</b> 28<br><b>Weight:</b> 3<br><b>Is_Fragile:</b> True<br><b>ETA:</b> 4", "<b>ID:</b> S3<br><b>Position:</b> (1.0, 71, 0)<br><b>Size:</b> 2x1x1<br><b>Value:</b> 28<br><b>Weight:</b> 3<br><b>Is_Fragile:</b> True<br><b>ETA:</b> 4", "<b>ID:</b> S3<br><b>Position:</b> (1.0, 71, 0)<br><b>Size:</b> 2x1x1<br><b>Value:</b> 28<br><b>Weight:</b> 3<br><b>Is_Fragile:</b> True<br><b>ETA:</b> 4", "<b>ID:</b> S3<br><b>Position:</b> (1.0, 71, 0)<br><b>Size:</b> 2x1x1<br><b>Value:</b> 28<br><b>Weight:</b> 3<br><b>Is_Fragile:</b> True<br><b>ETA:</b> 4", "<b>ID:</b> S3<br><b>Position:</b> (1.0, 71, 0)<br><b>Size:</b> 2x1x1<br><b>Value:</b> 28<br><b>Weight:</b> 3<br><b>Is_Fragile:</b> True<br><b>ETA:</b> 4", "<b>ID:</b> S3<br><b>Position:</b> (1.0, 71, 0)<br><b>Size:</b> 2x1x1<br><b>Value:</b> 28<br><b>Weight:</b> 3<br><b>Is_Fragile:</b> True<br><b>ETA:</b> 4"], "name": "Package S3", "opacity": 1, "showlegend": false, "type": "mesh3d", "x": [13, 15, 15, 13, 13, 15, 15, 13], "y": [72, 72, 73, 73, 72, 72, 73, 73], "z": [0, 0, 0, 0, 1, 1, 1, 1]}, {"alphahull": 0, "color": "#B6E880", "flatshading": true, "hovertemplate": "%{hovertext}<extra></extra>", "hovertext": ["<b>ID:</b> S4<br><b>Position:</b> (1.0, 73, 0)<br><b>Size:</b> 1x1x2<br><b>Value:</b> 20<br><b>Weight:</b> 2<br><b>Is_Fragile:</b> False<br><b>ETA:</b> 3", "<b>ID:</b> S4<br><b>Position:</b> (1.0, 73, 0)<br><b>Size:</b> 1x1x2<br><b>Value:</b> 20<br><b>Weight:</b> 2<br><b>Is_Fragile:</b> False<br><b>ETA:</b> 3", "<b>ID:</b> S4<br><b>Position:</b> (1.0, 73, 0)<br><b>Size:</b> 1x1x2<br><b>Value:</b> 20<br><b>Weight:</b> 2<br><b>Is_Fragile:</b> False<br><b>ETA:</b> 3", "<b>ID:</b> S4<br><b>Position:</b> (1.0, 73, 0)<br><b>Size:</b> 1x1x2<br><b>Value:</b> 20<br><b>Weight:</b> 2<br><b>Is_Fragile:</b> False<br><b>ETA:</b> 3", "<b>ID:</b> S4<br><b>Position:</b> (1.0, 73, 0)<br><b>Size:</b> 1x1x2<br><b>Value:</b> 20<br><b>Weight:</b> 2<br><b>Is_Fragile:</b> False<br><b>ETA:</b> 3", "<b>ID:</b> S4<br><b>Position:</b> (1.0, 73, 0)<br><b>Size:</b> 1x1x2<br><b>Value:</b> 20<br><b>Weight:</b> 2<br><b>Is_Fragile:</b> False<br><b>ETA:</b> 3", "<b>ID:</b> S4<br><b>Position:</b> (1.0, 73, 0)<br><b>Size:</b> 1x1x2<br><b>Value:</b> 20<br><b>Weight:</b> 2<br><b>Is_Fragile:</b> False<br><b>ETA:</b> 3", "<b>ID:</b> S4<br><b>Position:</b> (1.0, 73, 0)<br><b>Size:</b> 1x1x2<br><b>Value:</b> 20<br><b>Weight:</b> 2<br><b>Is_Fragile:</b> False<br><b>ETA:</b> 3"], "name": "Package S4", "opacity": 1, "showlegend": false, "type": "mesh3d", "x": [13, 14, 14, 13, 13, 14, 14, 13], "y": [74, 74, 75, 75, 74, 74, 75, 75], "z": [0, 0, 0, 0, 2, 2, 2, 2]}, {"alphahull": 0, "color": "#19D3F3", "flatshading": true, "hovertemplate": "%{hovertext}<extra></extra>", "hovertext": ["<b>ID:</b> S5<br><b>Position:</b> (1.0, 75, 0)<br><b>Size:</b> 2x2x1<br><b>Value:</b> 35<br><b>Weight:</b> 4<br><b>Is_Fragile:</b> False<br><b>ETA:</b> 5", "<b>ID:</b> S5<br><b>Position:</b> (1.0, 75, 0)<br><b>Size:</b> 2x2x1<br><b>Value:</b> 35<br><b>Weight:</b> 4<br><b>Is_Fragile:</b> False<br><b>ETA:</b> 5", "<b>ID:</b> S5<br><b>Position:</b> (1.0, 75, 0)<br><b>Size:</b> 2x2x1<br><b>Value:</b> 35<br><b>Weight:</b> 4<br><b>Is_Fragile:</b> False<br><b>ETA:</b> 5", "<b>ID:</b> S5<br><b>Position:</b> (1.0, 75, 0)<br><b>Size:</b> 2x2x1<br><b>Value:</b> 35<br><b>Weight:</b> 4<br><b>Is_Fragile:</b> False<br><b>ETA:</b> 5", "<b>ID:</b> S5<br><b>Position:</b> (1.0, 75, 0)<br><b>Size:</b> 2x2x1<br><b>Value:</b> 35<br><b>Weight:</b> 4<br><b>Is_Fragile:</b> False<br><b>ETA:</b> 5", "<b>ID:</b> S5<br><b>Position:</b> (1.0, 75, 0)<br><b>Size:</b> 2x2x1<br><b>Value:</b> 35<br><b>Weight:</b> 4<br><b>Is_Fragile:</b> False<br><b>ETA:</b> 5", "<b>ID:</b> S5<br><b>Position:</b> (1.0, 75, 0)<br><b>Size:</b> 2x2x1<br><b>Value:</b> 35<br><b>Weight:</b> 4<br><b>Is_Fragile:</b> False<br><b>ETA:</b> 5", "<b>ID:</b> S5<br><b>Position:</b> (1.0, 75, 0)<br><b>Size:</b> 2x2x1<br><b>Value:</b> 35<br><b>Weight:</b> 4<br><b>Is_Fragile:</b> False<br><b>ETA:</b> 5"], "name": "Package S5", "opacity": 1, "showlegend": false, "type": "mesh3d", "x": [13, 15, 15, 13, 13, 15, 15, 13], "y": [76, 76, 78, 78, 76, 76, 78, 78], "z": [0, 0, 0, 0, 1, 1, 1, 1]}, {"line": {"color": "black", "dash": "dashdot", "width": 3}, "mode": "lines", "name": "Unassigned Area", "showlegend": false, "type": "scatter3d", "x": [12, 20, 20, 12, 12], "y": [1, 1, 79, 79, 1], "z": [0, 0, 0, 0, 0]}], "layout": {"margin": {"b": 0, "l": 0, "pad": 0, "r": 0, "t": 0}, "scene": {"aspectmode": "data", "xaxis": {"showbackground": false, "showgrid": false, "showticklabels": false, "ticks": "", "title": {"text": ""}, "zeroline": false}, "yaxis": {"showbackground": false, "showgrid": false, "showticklabels": false, "ticks": "", "title": {"text": ""}, "zeroline": false}, "zaxis": {"showbackground": false, "showgrid": false, "showticklabels": false, "ticks": "", "title": {"text": ""}, "zeroline": false}}}}
